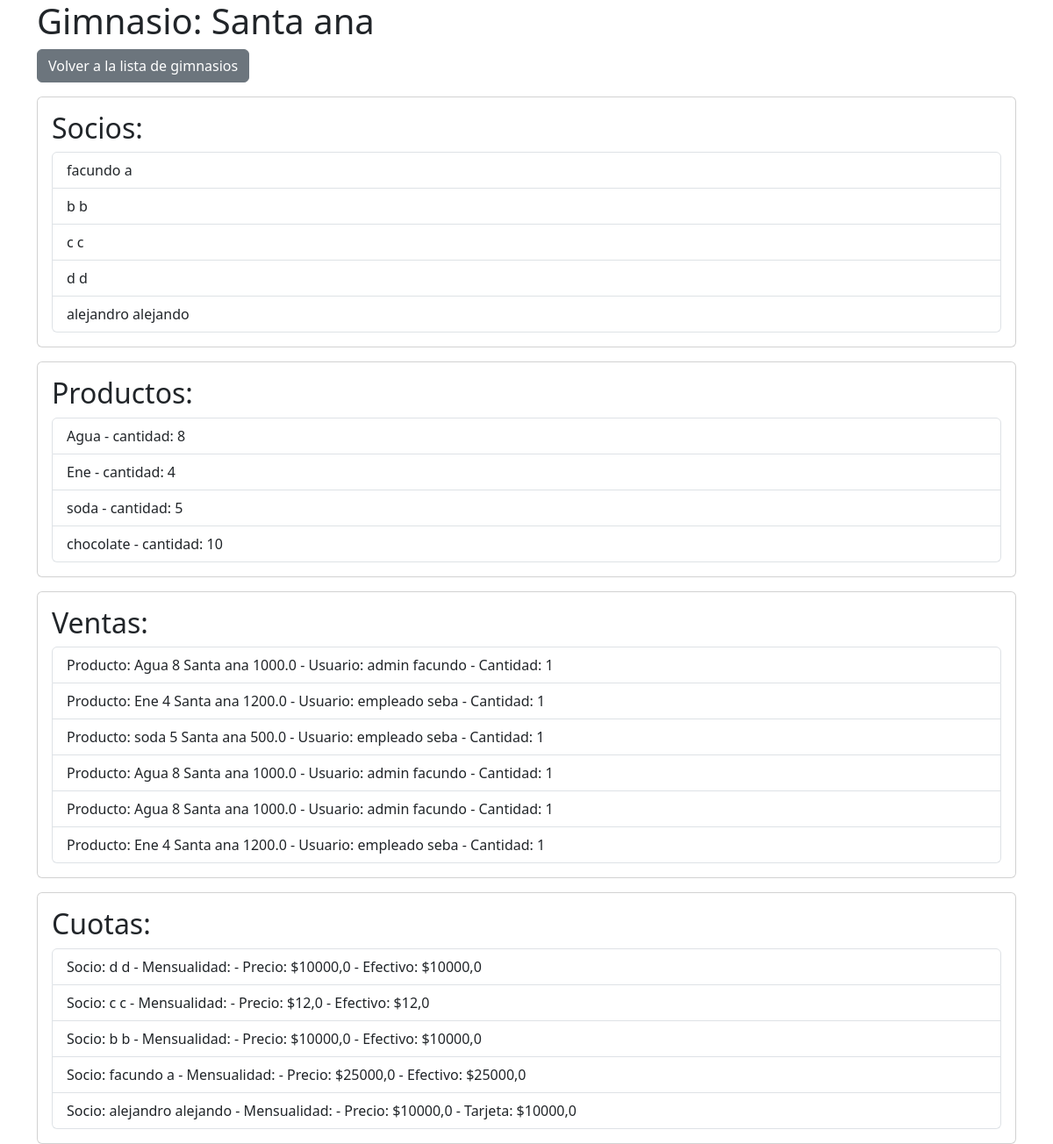
The page /gimnasios/2/ on the database its author committed.
### gimnasio/models.py (models this page shows, shortened)
class Socio(models.Model):
    usuario = models.ForeignKey(Usuario, on_delete=models.CASCADE)  # Enlace a la tabla de usuarios
    nombre = models.CharField(max_length=255)
    apellido = models.CharField(max_length=255)
    dni = models.CharField(max_length=20)  # Asumiendo que el DNI es una cadena
    gimnasio = models.ForeignKey(Gimnasio, on_delete=models.CASCADE, related_name="socios",default=None)
    tipo_mensualidad = models.ForeignKey('TipoMensualidad', on_delete=models.SET_NULL, null=True, blank=True) # Relación con TipoMensualidad
    clases_restantes = models.IntegerField(default=0)
    fecha_vencimiento = models.DateField(null=True, blank=True) # Nuevo Campo
    class Meta:
        db_table = 'Socios'
        verbose_name = 'Socio'
        verbose_name_plural = 'Socios'

class Producto(models.Model):
    descripcion = models.CharField(max_length=255)
    cantidad = models.IntegerField()  # Stock del producto
    gimnasio = models.ForeignKey(Gimnasio, on_delete=models.CASCADE, related_name="producto",default=None)
    precio = models.FloatField(null=True, blank=True)
    def __str__(self):
        return '%s  %s %s  %s'%(self.descripcion,self.cantidad,self.gimnasio,self.precio)
    class Meta:
        db_table = 'Productos'
        verbose_name = 'Producto'
        verbose_name_plural = 'Productos'

class Venta(models.Model):
    producto = models.ForeignKey(Producto, on_delete=models.CASCADE)
    usuario = models.ForeignKey(Usuario, on_delete=models.CASCADE)
    cantidad = models.IntegerField()
    efectivo = models.FloatField(null=True, blank=True)
    transferencia = models.FloatField(null=True, blank=True)
    tarjeta_credito = models.FloatField(null=True, blank=True)
    gimnasio = models.ForeignKey(Gimnasio, on_delete=models.CASCADE, related_name="venta",default=None)
    class Meta:
        db_table = 'Ventas'
        verbose_name = 'Venta'
        verbose_name_plural = 'Ventas'

class Gimnasio(models.Model):
    direccion = models.CharField(max_length=255)
    def __str__(self):
        return '%s  '%(self.direccion)
    class Meta:
        db_table = 'Gimnasios'
        verbose_name = 'Gimnasio'
        verbose_name_plural = 'Gimnasios'

class Usuario(models.Model):
    tipo_usuario = models.ForeignKey(TipoUsuario, on_delete=models.CASCADE)  # Ej: "admin", "entrenador", "miembro"
    usuario = models.CharField(max_length=255, unique=True) # Nombre de usuario
    contrasena = models.CharField(max_length=255)  # Considera el hash de contraseñas
    def __str__(self):
        return '%s %s  '%(self.tipo_usuario,self.usuario)
    class Meta:
        db_table = 'Usuarios'
        verbose_name = 'Usuario'
        verbose_name_plural = 'Usuarios'

class TipoUsuario(models.Model):
    tipousuario = models.CharField(max_length=255)
    def __str__(self):
        return '%s  '%(self.tipousuario)
    class Meta:
        db_table = 'TipoUsuarios'
        verbose_name = 'TipoUsuario'
        verbose_name_plural = 'TipoUsuarios'

class Cuota(models.Model):
    socio = models.ForeignKey(Socio, on_delete=models.CASCADE)
    tipo_mensualidad = models.ForeignKey(TipoMensualidad, on_delete=models.CASCADE)
    precio = models.FloatField(null=True, blank=True)
    efectivo = models.FloatField(null=True, blank=True)
    fecha_inicio = models.DateField(default=date.today)
    transferencia = models.FloatField(null=True, blank=True)
    tarjeta_credito = models.FloatField(null=True, blank=True)
    gimnasio = models.ForeignKey(Gimnasio, on_delete=models.CASCADE, related_name="cuota",default=None)
    class Meta:
        db_table = 'Cuotas'
        verbose_name = 'Cuota'
        verbose_name_plural = 'Cuotas'

### gimnasio/views.py (the view)
# urls.py: path('gimnasios/<int:pk>/', views.gimnasio_detalle, name='gimnasio_detalle'),
def gimnasio_detalle(request, pk):
    gimnasio = get_object_or_404(Gimnasio, pk=pk)
    return render(request, 'gimnasio_detalle.html', {'gimnasio': gimnasio})

### gimnasio/templates/gimnasio_detalle.html (shortened to what this page needs)
<!DOCTYPE html>
<html>
<head>
    <link href="https://cdn.jsdelivr.net/npm/bootstrap@5.3.0/dist/css/bootstrap.min.css" rel="stylesheet">
</head>
<body>
    <div class="container">
        <h1>Gimnasio: {{ gimnasio.direccion }}</h1>
         <a href="{% url 'gimnasio_lista' %}" class="btn btn-secondary mb-3">Volver a la lista de gimnasios</a>
        <div class="card mb-3">
            <div class="card-body">
                <h2>Socios:</h2>
                {% if gimnasio.socios.all %}
                    <ul class="list-group">
                        {% for socio in gimnasio.socios.all %}
                           <li class="list-group-item"> {{ socio.nombre }} {{socio.apellido}}</li>
                        {% endfor %}
                    </ul>
                {% else %}
                    <p>No hay socios registrados en este gimnasio.</p>
                {% endif %}
            </div>
        </div>
        <div class="card mb-3">
             <div class="card-body">
                 <h2>Productos:</h2>
                 {% if gimnasio.producto.all %}
                     <ul class="list-group">
                         {% for producto in gimnasio.producto.all %}
                            <li class="list-group-item"> {{ producto.descripcion}} - cantidad: {{producto.cantidad}} </li>
                         {% endfor %}
                     </ul>
                 {% else %}
                 <p>No hay productos registrados en este gimnasio.</p>
                 {% endif %}
            </div>
        </div>
        <div class="card mb-3">
            <div class="card-body">
               <h2>Ventas:</h2>
                {% if gimnasio.venta.all %}
                     <ul class="list-group">
                         {% for venta in gimnasio.venta.all %}
                            <li class="list-group-item">
                                Producto: {{ venta.producto }} -
                                Usuario: {{ venta.usuario }} -
                                Cantidad: {{ venta.cantidad }}
                            </li>
                         {% endfor %}
                     </ul>
                {% else %}
                 <p>No hay ventas registradas en este gimnasio.</p>
               {% endif %}
           </div>
       </div>
       <div class="card">
            <div class="card-body">
               <h2>Cuotas:</h2>
                {% if gimnasio.cuota.all %}
                     <ul class="list-group">
                         {% for cuota in gimnasio.cuota.all %}
                            <li class="list-group-item">
                                Socio: {{ cuota.socio.nombre }} {{ cuota.socio.apellido }} -
                                Mensualidad: {{ cuota.tipo_mensualidad.nombre }} -
                                Precio: ${{ cuota.precio }}
                                {% if cuota.efectivo %} - Efectivo: ${{ cuota.efectivo }} {% endif %}
                                {% if cuota.tarjeta_credito %} - Tarjeta: ${{ cuota.tarjeta_credito }} {% endif %}
                            </li>
                         {% endfor %}
                     </ul>
                {% else %}
                 <p>No hay cuotas registradas en este gimnasio.</p>
               {% endif %}
           </div>
       </div>
    </div>
</body>
</html>

### rows shown on the page
Socio: nombre "facundo", apellido "a"
Socio: nombre "b", apellido "b"
Socio: nombre "c", apellido "c"
Socio: nombre "d", apellido "d"
Socio: nombre "alejandro", apellido "alejando"
Producto: descripcion "Agua", cantidad "8"
Producto: descripcion "Ene", cantidad "4"
Producto: descripcion "soda", cantidad "5"
Producto: descripcion "chocolate", cantidad "10"
Venta: producto "Agua 8 Santa ana 1000.0", usuario "admin facundo", cantidad "1"
Venta: producto "Ene 4 Santa ana 1200.0", usuario "empleado seba", cantidad "1"
Venta: producto "soda 5 Santa ana 500.0", usuario "empleado seba", cantidad "1"
Venta: producto "Agua 8 Santa ana 1000.0", usuario "admin facundo", cantidad "1"
Venta: producto "Agua 8 Santa ana 1000.0", usuario "admin facundo", cantidad "1"
Venta: producto "Ene 4 Santa ana 1200.0", usuario "empleado seba", cantidad "1"
Cuota: socio.nombre "d", socio.apellido "d", precio "10000,0", efectivo "10000,0"
Cuota: socio.nombre "c", socio.apellido "c", precio "12,0", efectivo "12,0"
Cuota: socio.nombre "b", socio.apellido "b", precio "10000,0", efectivo "10000,0"
Cuota: socio.nombre "facundo", socio.apellido "a", precio "25000,0", efectivo "25000,0"
Cuota: socio.nombre "alejandro", socio.apellido "alejando", precio "10000,0", tarjeta_credito "10000,0"
